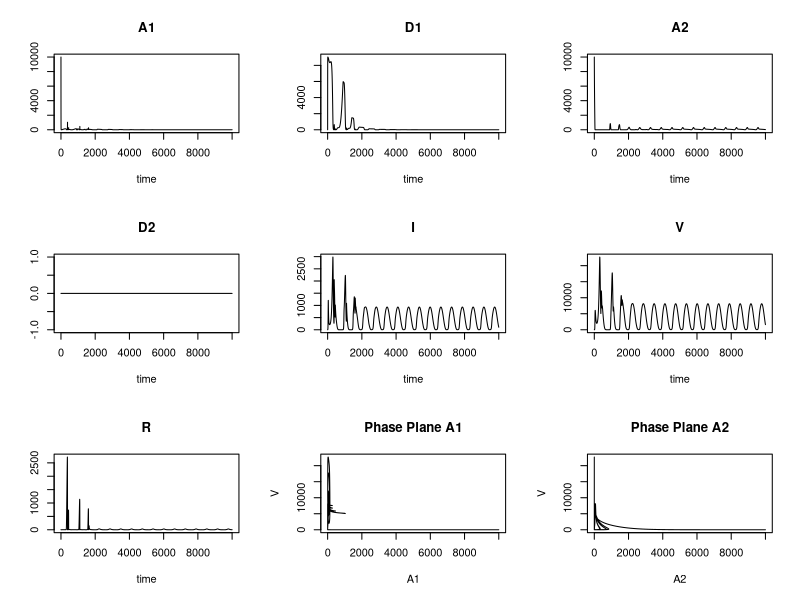
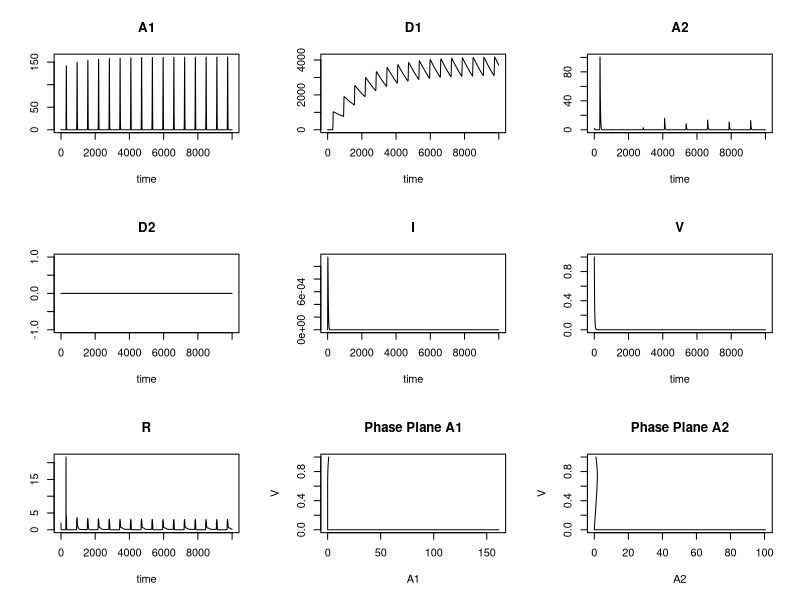
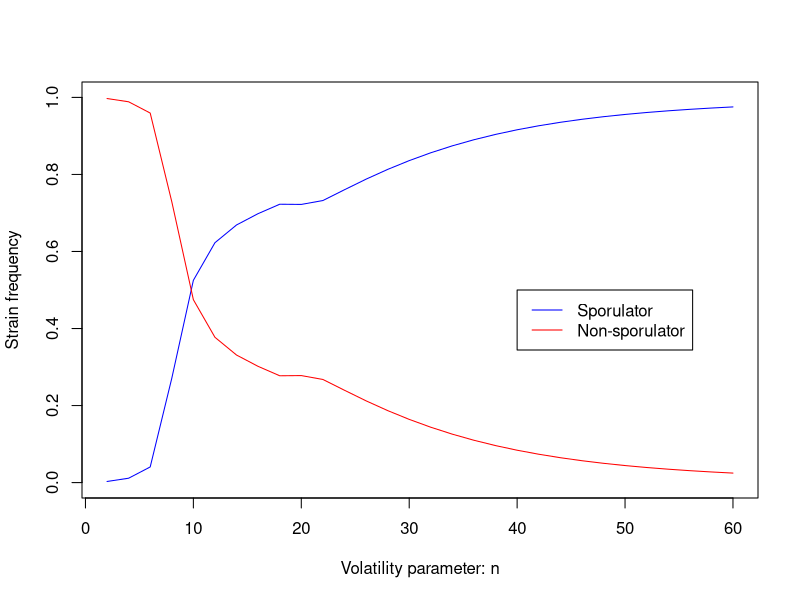

Write R code to recreate these figures, in order. (Note: this script raises an error after producing the figures.)
#Clear environment
rm(list=ls())
#Necessary libraries
library(deSolve)
###
#Define dormancy and competition model. The differential equation is a function
#of time, a vector of state variables (y), and parameters
Dorm = function(t,y,params){
  #Tell R what the 7 state variables are.
  A1 = y[1]; D1 = y[2]; A2 = y[3]; D2 = y[4]; I = y[5]; V = y[6]; R = y[7];
  with(
    as.list(params),
{
  #Define the equation governing the rate of change of each state variable
  dA1 = e*cmax*A1*R/(R+h)-rad1*(1-R^w/(R^w+K1^w))*A1+rda1*R^w/(R^w+K1^w)*D1-mA*A1 - adsorption*A1*V
  dD1 = rad1*(1-R^w/(R^w+K1^w))*A1-rda1*R^w/(R^w+K1^w)*D1-mD*D1
  dA2 = e*cmax*A2*R/(R+h)-rad2*(1-R^w/(R^w+K2^w))*A2+rda2*R^w/(R^w+K2^w)*D2-mA*A2 - adsorption*A2*V
  dD2 = rad2*(1-R^w/(R^w+K2^w))*A2-rda2*R^w/(R^w+K2^w)*D2-mD*D2
  # infected cells, assuming infection is equal on A1 and A2
  dI  = adsorption*A1*V + adsorption*A2*V - rlysis*I - mA*I
  # free viruses
  dV  = burst*rlysis*I - adsorption*A1*V - adsorption*A2*V - mV*V
  
  #Resource influx oscillates through time. A peak in resource influx occurs 
  #every few hundred time units
  dR = Rmax*sin(t/200)^n-cmax*A1*R/(R+h)-cmax*A2*R/(R+h)
  res = c(dA1,dD1,dA2,dD2,dI,dV,dR)
  list(res)
}
  )
}

#Explanation of parameters and values used


#Efficiency of converting resources to bacteria
e = 1

#Maximum consumption rate of resources by bacteria
cmax = 1

#Half-saturation constant of resource uptake by bacteria
h = 5

#Maximum rate at which active bacteria of strain i transition to dormancy.
#Strain w does not exhibit dormancy under these parameters.
rad1 = 0.5
rad2 = 0

#Maximum rate at which dormant bacteria of strain i resuscitate
rda1 = 0.1
rda2 = 0

#Steepness of transition rate's dependence on resources
w = 5

#Half-saturation constant for transition from active to dormant 
#or vice versa for genotype i
K1 = 5
K2 = 5 

## parameters added for phage infection.
## Using values used in NWs host-phage-models

# rate of phage adsorption to hosts (phi)
adsorption = 1e-4

# rate of lysis of infected individual (eta, "the length of an infection is exponentially distributed with a mean infection period 1/eta".Weitz QVE 2016, p76)
rlysis = 0.01

# virus burst size (beta)
burst = 50

# viral mortality (omega, originaly a chemostat washout parameter)
mV = 0.05

#####
# #Example plot showing the effect of this w parameter
# #Example vector of resources
# R1 = seq(from=0,to=10,by=0.1)
# 
# plot(R1,1-rad1*R1^2/(R1^2+K1^2),type="l",ylim=c(.5,1),xlab="Resources",ylab="Rate of Transition from Active to Dormant")
# points(R1,1-rad1*R1^4/(R1^4+K1^4),type="l",col="blue")
# points(R1,1-rad1*R1^8/(R1^8+K1^8),type="l",col="red")
# points(R1,1-rad1*R1^16/(R1^16+K1^16),type="l",col="green")
# legend(7,.9,lty=1,col=c("black","blue","red","green"),legend=c("w=2","w=4","w=6","w=8","w=16"))
# 
# plot(R1,rad1*R1^2/(R1^2+K1^2),type="l",ylim=c(0,.5),xlab="Resources",ylab="Rate of Transition from Dormant to Active")
# points(R1,rad1*R1^4/(R1^4+K1^4),type="l",col="blue")
# points(R1,rad1*R1^8/(R1^8+K1^8),type="l",col="red")
# points(R1,rad1*R1^16/(R1^16+K1^16),type="l",col="green")
# legend(7,.25,lty=1,col=c("black","blue","red","green"),legend=c("w=2","w=4","w=6","w=8","w=16"))
#####

#Background mortality rate of active bacteria or dormant bacteria
mA = 0.05
mD = 0.0005

#Maximum rate of inflow of resources
Rmax = 60


#This parameter determines the sharpness of resources influx peaks. This parameter
#should be even so that sin(t/200)^n is always non-negative and thus resource influx
#is never negative.
n = 4
#####
# #Plot to show the effect of the parameter n
# #Example time series
# times_ex = seq(from=0,to=10,by=.001)
# 
# par(mfrow=c(1,1))
# plot(times_ex,Rmax*sin(times_ex)^2,type="l",col="green")
# points(times_ex,Rmax*sin(times_ex)^8,type="l",col="red")
# points(times_ex,Rmax*sin(times_ex)^32,type="l",col="blue")
# legend(8.5,60,lty=1,col=c("green","red","blue"),legend=c("n=2","n=8","n=32"))
#####

#Define a vector of time values over which to simulate
times=seq(from=0,to=10000,by=1)


#Simulate the model. These simulations took about 6 minutes on my computer
Dorm_output1=ode(c(A1=1e4,D1=1,A2=1e4,D2=0,I=0,V=1,R=2),times,Dorm,
                c(e,cmax,h,rad1,rad2,rda1,rda2,w,K1,K2,mA,mD,Rmax,n=2, adsorption, rlysis, burst, mV),
                method="lsoda")
plot(Dorm_output1)
plot(Dorm_output1[,"A1"], Dorm_output1[,"V"], type = 'l', ylab = "V", xlab = "A1", main = "Phase Plane A1")
plot(Dorm_output1[,"A2"], Dorm_output1[,"V"], type = 'l', ylab = "V", xlab = "A2", main = "Phase Plane A2")


Dorm_output2=ode(c(A1=1,D1=0,A2=1,D2=0,I=0,V=1,R=2),times,Dorm,
                 c(e,cmax,h,rad1,rad2,rda1,rda2,w,K1,K2,mA,mD,Rmax,n=500, adsorption, rlysis, burst, mV),
                 method="lsoda")
plot(Dorm_output2)
plot(Dorm_output2[,"A1"], Dorm_output2[,"V"], type = 'l', ylab = "V", xlab = "A1", main = "Phase Plane A1")
plot(Dorm_output2[,"A2"], Dorm_output2[,"V"], type = 'l', ylab = "V", xlab = "A2", main = "Phase Plane A2")

#These two plots above show that the non-sporulating strain wins competition when
#n=2 while the sporulating strain wins competition when n=500

#Here I create a simulation-bifurcation diagram of the system by repeatedly 
#simulating with different n values

#Create array to hold results
Dorm_output_bifurcation=array(NA,dim=c(length(times),8,30))

#Populate each layer of the array with the results of a single simulation
for(i in 1:30){
  Dorm_output_bifurcation[,,i]=ode(c(A1=1,D1=1,A2=1,D2=0,I=0,V=1,R=2),times,Dorm,
                                  c(e,cmax,h,rad1,rad2,rda1,rda2,w,K1,K2,mA,mD,Rmax,n=2*i, adsorption, rlysis, burst, mV),
                                  method="lsoda")
}

#Calculate the frequency of each genotype averaged over the last 1000 time units (10%) 
#for a given simulation
Frequency1=array(NA,dim=c(30))
Frequency2=array(NA,dim=c(30))
for(i in 1:30){
  Frequency1[i]=mean((Dorm_output_bifurcation[9000:1000,2,i]+Dorm_output_bifurcation[9000:1000,3,i])/(Dorm_output_bifurcation[9000:1000,2,i]+Dorm_output_bifurcation[9000:1000,3,i]+Dorm_output_bifurcation[9000:1000,4,i]+Dorm_output_bifurcation[9000:1000,5,i]))
  Frequency2[i]=mean((Dorm_output_bifurcation[9000:1000,4,i]+Dorm_output_bifurcation[9000:1000,5,i])/(Dorm_output_bifurcation[9000:1000,2,i]+Dorm_output_bifurcation[9000:1000,3,i]+Dorm_output_bifurcation[9000:1000,4,i]+Dorm_output_bifurcation[9000:1000,5,i]))
}

#Plot the n parameter vs strain frequency
par(mfrow=c(1,1))
plot(2*seq(1,30,1),Frequency1,type="l",col="blue",xlab="Volatility parameter: n",ylab="Strain frequency",ylim=c(0,1))
points(2*seq(1,30,1),Frequency2,type="l",col="red")
legend(40,.5,col=c("blue","red"),lty=1,legend=c("Sporulator","Non-sporulator"))


#Save plot as a pdf
pdf('figures/Sporulation_Competition_.pdf', width = 6, height = 6, bg = "white")
plot(2*seq(1,30,1), Frequency1, type="l", col="blue", lwd = 2,
     xlab="Volatility parameter: n",
     ylab="Strain frequency",
     ylim=c(0,1))
points(2*seq(1,30,1), Frequency2, type="l", col="red", lwd = 2)
legend(35,.5, col=c("blue","red"), lty=1, lwd = c(2,2),
       legend=c("Sporulator","Non-sporulator"), bty = "n")
dev.off()
